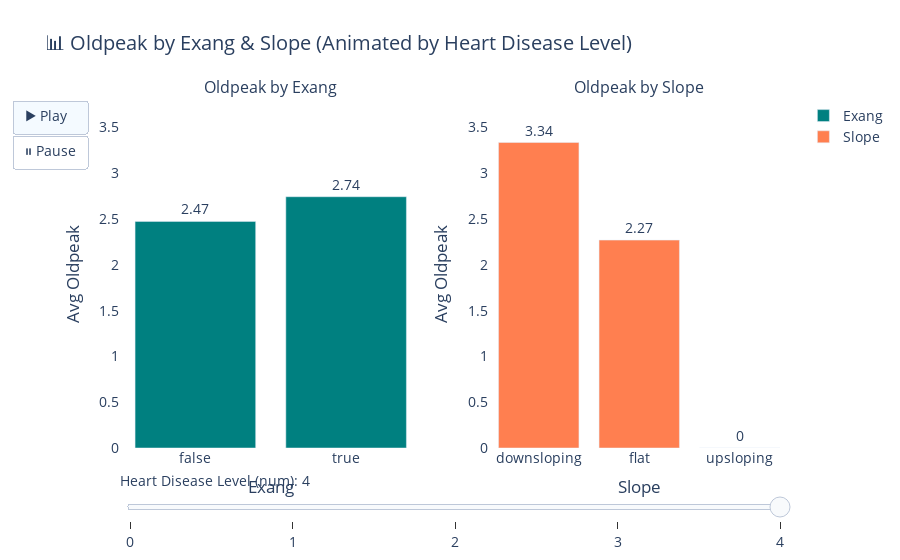

Notebook source saved alongside this figure:
### Markdown cell above
📉 **How does ST depression (`oldpeak`) vary across angina (`exang`) and ECG slope types as heart disease severity increases?**

These animated charts show how `oldpeak` responds to key clinical features — `exang` (exercise-induced angina) and `slope` (ECG slope) — across different levels of heart disease severity (`num`).
).

### Code cell
import plotly.graph_objects as go
import pandas as pd
from plotly.subplots import make_subplots

# Step 1: Grouped averages for animation
exang_data = df.groupby(['num', 'exang'])['oldpeak'].mean().reset_index()
slope_data = df.groupby(['num', 'slope'])['oldpeak'].mean().reset_index()

# Step 2: Determine y-axis max for clean plot
max_oldpeak = max(exang_data['oldpeak'].max(), slope_data['oldpeak'].max())
y_max = round(max_oldpeak + 0.5, 1)  # Add small buffer

# Step 3: Create initial figure and add base traces (num = 0)
fig = make_subplots(rows=1, cols=2, subplot_titles=("Oldpeak by Exang", "Oldpeak by Slope"))

init_exang = exang_data[exang_data['num'] == 0]
init_slope = slope_data[slope_data['num'] == 0]

fig.add_trace(go.Bar(
    x=init_exang['exang'],
    y=init_exang['oldpeak'],
    name='Exang',
    marker_color='teal',
    text=init_exang['oldpeak'].round(2),
    textposition='outside'
), row=1, col=1)

fig.add_trace(go.Bar(
    x=init_slope['slope'],
    y=init_slope['oldpeak'],
    name='Slope',
    marker_color='coral',
    text=init_slope['oldpeak'].round(2),
    textposition='outside'
), row=1, col=2)

# Step 4: Create frames for animation by `num`
frames = []
num_levels = sorted(df['num'].dropna().unique())

for n in num_levels:
    ex_frame = exang_data[exang_data['num'] == n]
    sl_frame = slope_data[slope_data['num'] == n]

    frames.append(go.Frame(
        data=[
            go.Bar(x=ex_frame['exang'], y=ex_frame['oldpeak'],
                   marker_color='teal', text=ex_frame['oldpeak'].round(2), textposition='outside'),
            go.Bar(x=sl_frame['slope'], y=sl_frame['oldpeak'],
                   marker_color='coral', text=sl_frame['oldpeak'].round(2), textposition='outside')
        ],
        name=str(n)
    ))

# Step 5: Update layout and animation controls
fig.update(frames=frames)

fig.update_layout(
    title="📊 Oldpeak by Exang & Slope (Animated by Heart Disease Level)",
    xaxis_title="Exang",
    xaxis2_title="Slope",
    yaxis_title="Avg Oldpeak",
    yaxis2_title="Avg Oldpeak",
    yaxis=dict(range=[0, y_max]),
    yaxis2=dict(range=[0, y_max]),
    height=500,
    font=dict(size=14),
    plot_bgcolor='white',
    updatemenus=[{
        "type": "buttons",
        "buttons": [
            {
                "label": "▶️ Play",
                "method": "animate",
                "args": [None, {
                    "frame": {"duration": 1200, "redraw": True},
                    "fromcurrent": True,
                    "transition": {"duration": 500}
                }]
            },
            {
                "label": "⏸ Pause",
                "method": "animate",
                "args": [[None], {
                    "frame": {"duration": 0, "redraw": False},
                    "mode": "immediate",
                    "transition": {"duration": 0}
                }]
            }
        ]
    }],
    sliders=[{
        "steps": [{
            "method": "animate",
            "label": str(n),
            "args": [[str(n)], {"frame": {"duration": 600}, "transition": {"duration": 300}}]
        } for n in num_levels],
        "currentvalue": {"prefix": "Heart Disease Level (num): "}
    }]
)

fig.show()

### Figure 1 — Plotly figure (JSON) as saved in the notebook; plotly's stock layout.template omitted (floating-point values rounded to 4 significant figures)
{"data": [{"marker": {"color": "teal"}, "name": "Exang", "text": [2.47, 2.74], "textposition": "outside", "type": "bar", "x": [false, true], "xaxis": "x", "y": [2.475, 2.744], "yaxis": "y"}, {"marker": {"color": "coral"}, "name": "Slope", "text": [3.34, 2.27, 0], "textposition": "outside", "type": "bar", "x": ["downsloping", "flat", "upsloping"], "xaxis": "x2", "y": [3.336, 2.27, 0], "yaxis": "y2"}], "layout": {"annotations": [{"font": {"size": 16}, "showarrow": false, "text": "Oldpeak by Exang", "x": 0.225, "xanchor": "center", "xref": "paper", "y": 1, "yanchor": "bottom", "yref": "paper"}, {"font": {"size": 16}, "showarrow": false, "text": "Oldpeak by Slope", "x": 0.775, "xanchor": "center", "xref": "paper", "y": 1, "yanchor": "bottom", "yref": "paper"}], "autosize": true, "font": {"size": 14}, "plot_bgcolor": "white", "sliders": [{"active": 4, "currentvalue": {"prefix": "Heart Disease Level (num): "}, "steps": [{"args": [["0"], {"frame": {"duration": 600}, "transition": {"duration": 300}}], "label": "0", "method": "animate"}, {"args": [["1"], {"frame": {"duration": 600}, "transition": {"duration": 300}}], "label": "1", "method": "animate"}, {"args": [["2"], {"frame": {"duration": 600}, "transition": {"duration": 300}}], "label": "2", "method": "animate"}, {"args": [["3"], {"frame": {"duration": 600}, "transition": {"duration": 300}}], "label": "3", "method": "animate"}, {"args": [["4"], {"frame": {"duration": 600}, "transition": {"duration": 300}}], "label": "4", "method": "animate"}]}], "title": {"text": "📊 Oldpeak by Exang & Slope (Animated by Heart Disease Level)"}, "updatemenus": [{"active": 0, "buttons": [{"args": [null, {"frame": {"duration": 1200, "redraw": true}, "fromcurrent": true, "transition": {"duration": 500}}], "label": "▶️ Play", "method": "animate"}, {"args": [[null], {"frame": {"duration": 0, "redraw": false}, "mode": "immediate", "transition": {"duration": 0}}], "label": "⏸ Pause", "method": "animate"}], "type": "buttons"}], "xaxis": {"anchor": "y", "autorange": true, "domain": [0, 0.45], "range": [-0.5, 1.5], "title": {"text": "Exang"}, "type": "category"}, "xaxis2": {"anchor": "y2", "autorange": true, "domain": [0.55, 1], "range": [-0.5, 2.5], "title": {"text": "Slope"}, "type": "category"}, "yaxis": {"anchor": "x", "domain": [0, 1], "range": [0, 3.8], "title": {"text": "Avg Oldpeak"}, "type": "linear"}, "yaxis2": {"anchor": "x2", "domain": [0, 1], "range": [0, 3.8], "title": {"text": "Avg Oldpeak"}, "type": "linear"}}}
